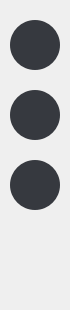
           <widget class="QFrame" name="frame_left_menu">
            <property name="minimumSize">
             <size>
              <width>70</width>
              <height>0</height>
             </size>
            </property>
            <property name="maximumSize">
             <size>
              <width>70</width>
              <height>16777215</height>
             </size>
            </property>
            <property name="styleSheet">
             <string notr="true"/>
            </property>
            <property name="frameShape">
             <enum>QFrame::NoFrame</enum>
            </property>
            <property name="frameShadow">
             <enum>QFrame::Raised</enum>
            </property>
            <layout class="QVBoxLayout" name="verticalLayout_3">
             <property name="spacing">
              <number>0</number>
             </property>
             <property name="leftMargin">
              <number>0</number>
             </property>
             <property name="topMargin">
              <number>0</number>
             </property>
             <property name="rightMargin">
              <number>0</number>
             </property>
             <property name="bottomMargin">
              <number>0</number>
             </property>
             <item>
              <widget class="QFrame" name="frame_left_top_menu">
               <property name="maximumSize">
                <size>
                 <width>16777215</width>
                 <height>220</height>
                </size>
               </property>
               <property name="styleSheet">
                <string notr="true">margin-top: 10px;</string>
               </property>
               <property name="frameShape">
                <enum>QFrame::NoFrame</enum>
               </property>
               <property name="frameShadow">
                <enum>QFrame::Raised</enum>
               </property>
               <layout class="QVBoxLayout" name="verticalLayout_4">
                <property name="spacing">
                 <number>0</number>
                </property>
                <property name="leftMargin">
                 <number>0</number>
                </property>
                <property name="topMargin">
                 <number>0</number>
                </property>
                <property name="rightMargin">
                 <number>0</number>
                </property>
                <property name="bottomMargin">
                 <number>0</number>
                </property>
                <item>
                 <widget class="QPushButton" name="button_menu_home">
                  <property name="minimumSize">
                   <size>
                    <width>0</width>
                    <height>70</height>
                   </size>
                  </property>
                  <property name="font">
                   <font>
                    <family>Segoe UI Black</family>
                    <pointsize>8</pointsize>
                   </font>
                  </property>
                  <property name="styleSheet">
                   <string notr="true">QPushButton{
	margin-top:10px;
	margin-bottom:10px;
	margin-left:10px;
	margin-right:10px;
	color: rgb(185, 187, 190);
	background-color: rgb(54, 57, 63);
	border-radius: 25px;
	border: 0px solid;
	background-image: url(:/24x24/icons/24x24/cil-home.png);
	background-position: center;
	background-repeat: no-reperat;
}

QPushButton:hover{
	color: rgb(54, 57, 63);
	background-color: rgb(185, 187, 190);
	border-radius: 7px;
}</string>
                  </property>
                  <property name="text">
                   <string/>
                  </property>
                 </widget>
                </item>
                <item>
                 <widget class="QPushButton" name="button_menu_files">
                  <property name="minimumSize">
                   <size>
                    <width>0</width>
                    <height>70</height>
                   </size>
                  </property>
                  <property name="font">
                   <font>
                    <family>Segoe UI Black</family>
                    <weight>50</weight>
                    <bold>false</bold>
                   </font>
                  </property>
                  <property name="styleSheet">
                   <string notr="true">QPushButton{
	margin-top:10px;
	margin-bottom:10px;
	margin-left:10px;
	margin-right:10px;
	color: rgb(185, 187, 190);
	background-color: rgb(54, 57, 63);
	border-radius: 25px;
	border: 0px solid;
	background-image: url(:/24x24/icons/24x24/cil-camera-roll.png);
	background-position: center;
	background-repeat: no-reperat;
}

QPushButton:hover{
	color: rgb(54, 57, 63);
	background-color: rgb(185, 187, 190);
	border-radius: 7px;
}</string>
                  </property>
                  <property name="text">
                   <string/>
                  </property>
                 </widget>
                </item>
                <item>
                 <widget class="QPushButton" name="button_menu_home_3">
                  <property name="minimumSize">
                   <size>
                    <width>0</width>
                    <height>70</height>
                   </size>
                  </property>
                  <property name="font">
                   <font>
                    <family>Segoe UI Black</family>
                   </font>
                  </property>
                  <property name="styleSheet">
                   <string notr="true">QPushButton{
	margin-top:10px;
	margin-bottom:10px;
	margin-left:10px;
	margin-right:10px;
	color: rgb(185, 187, 190);
	background-color: rgb(54, 57, 63);
	border-radius: 25px;
	border: 0px solid;
	background-image: url(:/24x24/icons/24x24/cil-justify-center.png);
	background-position: center;
	background-repeat: no-reperat;
}

QPushButton:hover{
	color: rgb(54, 57, 63);
	background-color: rgb(185, 187, 190);
	border-radius: 7px;
}</string>
                  </property>
                  <property name="text">
                   <string/>
                  </property>
                 </widget>
                </item>
               </layout>
              </widget>
             </item>
             <item alignment="Qt::AlignBottom">
              <widget class="QFrame" name="frame_left_bottom">
               <property name="minimumSize">
                <size>
                 <width>70</width>
                 <height>90</height>
                </size>
               </property>
               <property name="styleSheet">
                <string notr="true">QFrame{
	margin-bottom: 20px;
}</string>
               </property>
               <property name="frameShape">
                <enum>QFrame::NoFrame</enum>
               </property>
               <property name="frameShadow">
                <enum>QFrame::Raised</enum>
               </property>
               <layout class="QVBoxLayout" name="verticalLayout_8">
                <property name="spacing">
                 <number>0</number>
                </property>
                <property name="leftMargin">
                 <number>0</number>
                </property>
                <property name="topMargin">
                 <number>0</number>
                </property>
                <property name="rightMargin">
                 <number>0</number>
                </property>
                <property name="bottomMargin">
                 <number>0</number>
                </property>
                <item alignment="Qt::AlignHCenter|Qt::AlignVCenter">
                 <widget class="QFrame" name="frame_settings">
                  <property name="styleSheet">
                   <string notr="true">margin: 0px;</string>
                  </property>
                  <property name="frameShape">
                   <enum>QFrame::NoFrame</enum>
                  </property>
                  <property name="frameShadow">
                   <enum>QFrame::Raised</enum>
                  </property>
                  <layout class="QVBoxLayout" name="verticalLayout_25">
                   <property name="spacing">
                    <number>0</number>
                   </property>
                   <property name="leftMargin">
                    <number>0</number>
                   </property>
                   <property name="topMargin">
                    <number>0</number>
                   </property>
                   <property name="rightMargin">
                    <number>0</number>
                   </property>
                   <property name="bottomMargin">
                    <number>0</number>
                   </property>
                   <item>
                    <widget class="QPushButton" name="button_settings">
                     <property name="sizePolicy">
                      <sizepolicy hsizetype="Expanding" vsizetype="Expanding">
                       <horstretch>0</horstretch>
                       <verstretch>0</verstretch>
                      </sizepolicy>
                     </property>
                     <property name="minimumSize">
                      <size>
                       <width>50</width>
                       <height>50</height>
                      </size>
                     </property>
                     <property name="maximumSize">
                      <size>
                       <width>16777215</width>
                       <height>16777215</height>
                      </size>
                     </property>
                     <property name="styleSheet">
                      <string notr="true">QPushButton{
	background-image: url(:/24x24/icons/24x24/cil-settings.png);
	background-position: center;
	background-repeat: no-reperat;
	border: 0px solid;
	margin-bottom: 0px;
	border-radius: 25px;
}

QPushButton:hover{
	
	background-color: rgb(54, 57, 63);
}</string>
                     </property>
                     <property name="text">
                      <string/>
                     </property>
                    </widget>
                   </item>
                  </layout>
                 </widget>
                </item>
               </layout>
              </widget>
             </item>
            </layout>
           </widget>
